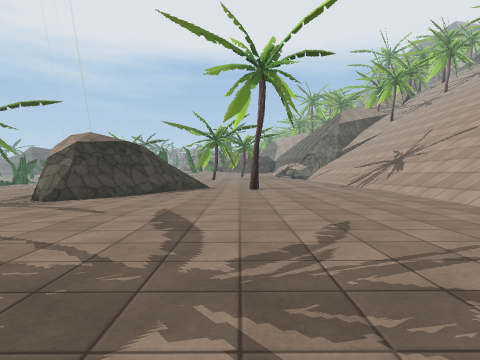
[1] (above)

24 first-person views from a walk through a Unity game level. The camera is 1.2 m above the floor, tilts 2° down and sees 75° across. The floor is counted in squares, 2 m on a side. Each view is taken from the middle of a square. On the plan, view 1 faces up. The plan holds only what a view shows up to about 9 squares ahead; the rest is blank. The place goes on beyond the plan. The player character is not drawn. Some surface patterns are stand-ins.

[2]
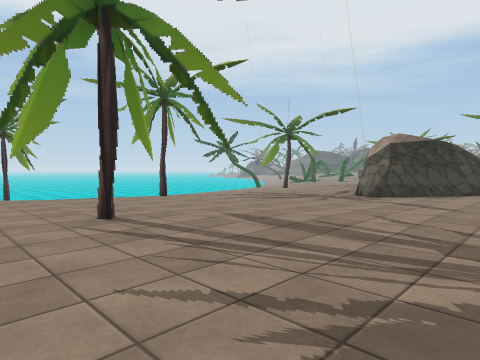

[3]
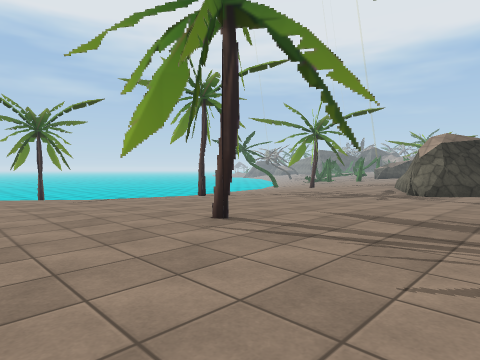

[4]
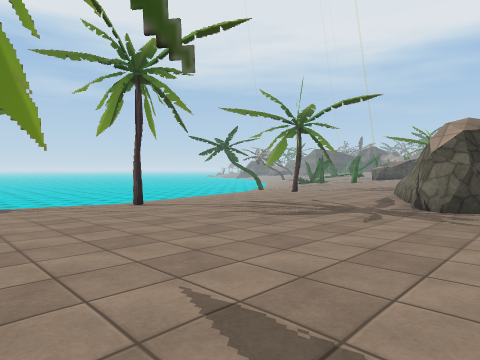

[5]
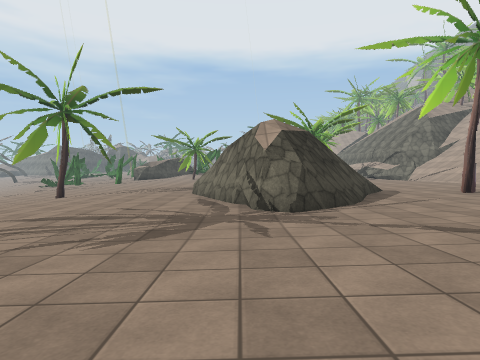

[6]
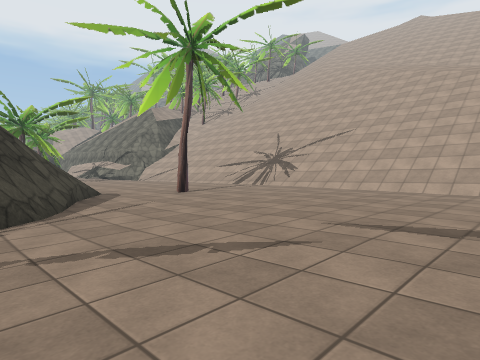

[7]
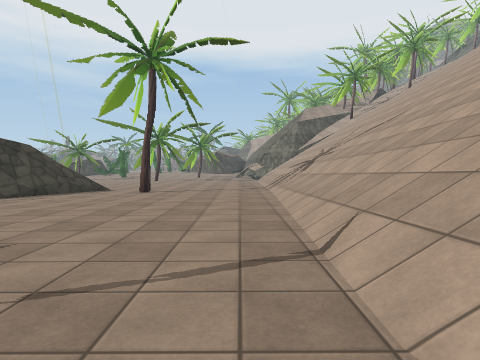

[8]
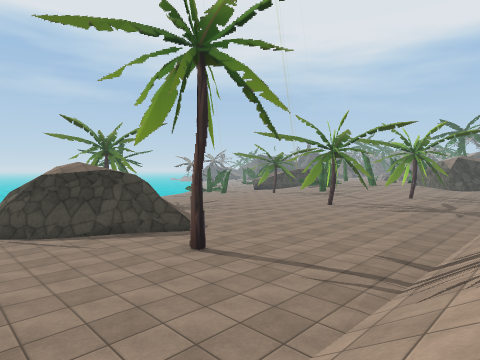

[9]
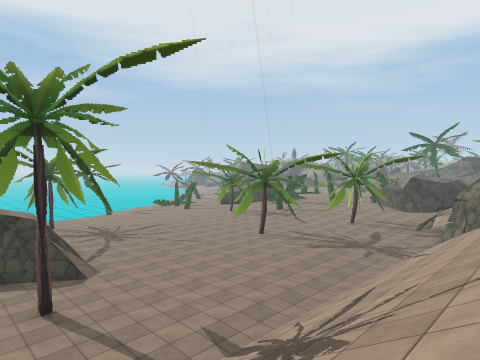

[10]
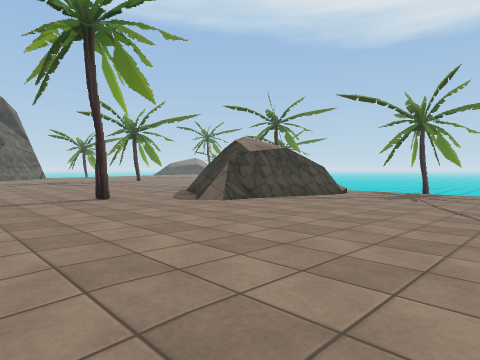

[11]
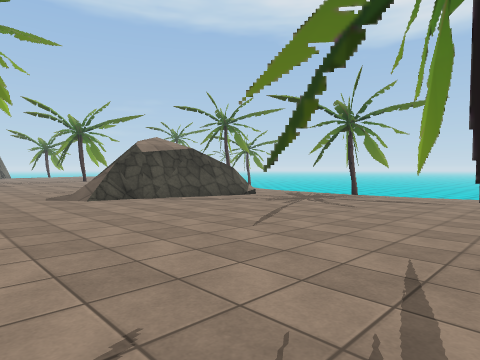

[12]
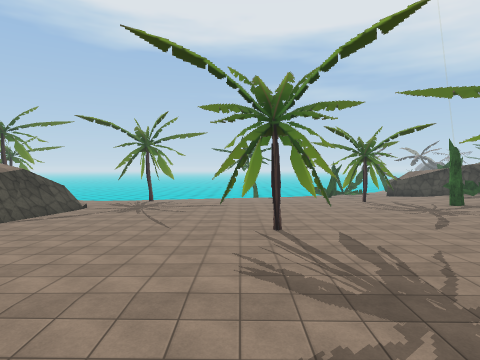

[13]
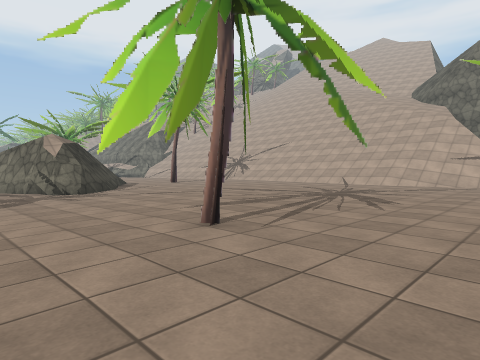

[14]
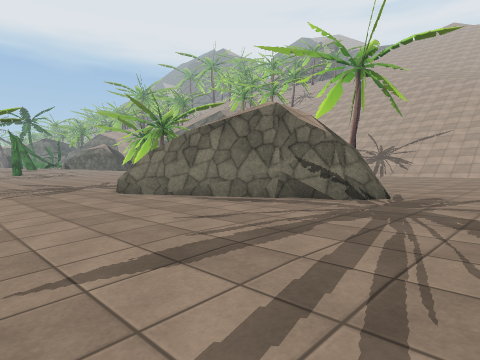

[15]
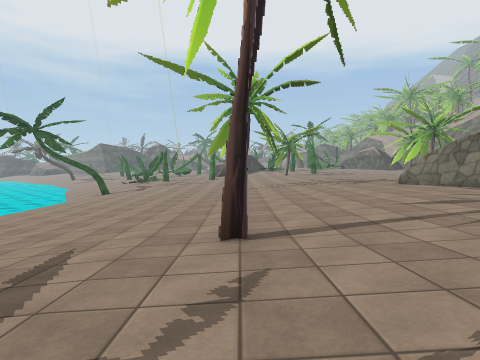

[16]
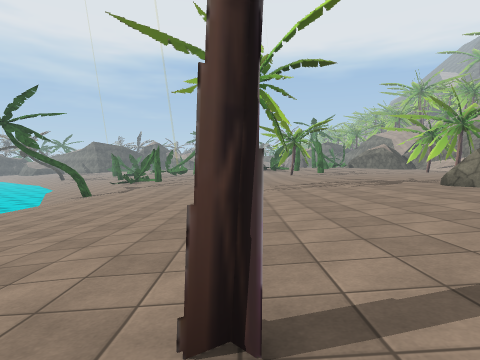

[17]
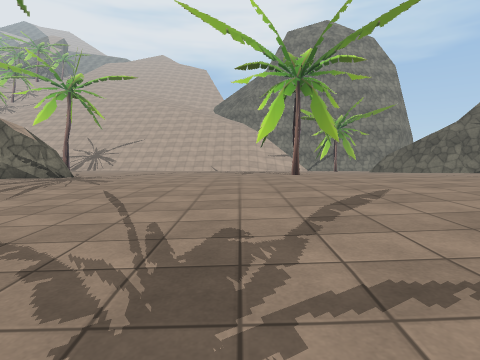

[18]
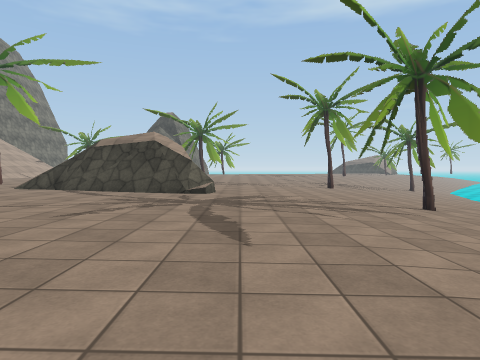

[19]
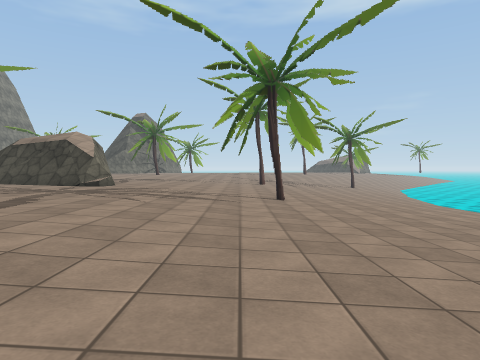

[20]
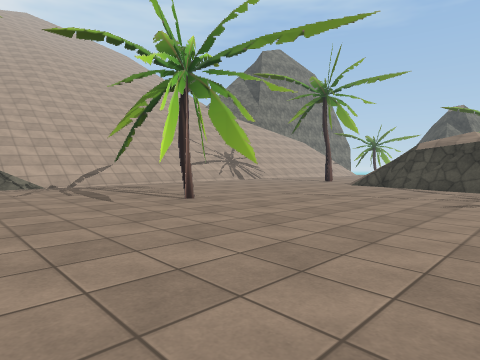

[21]
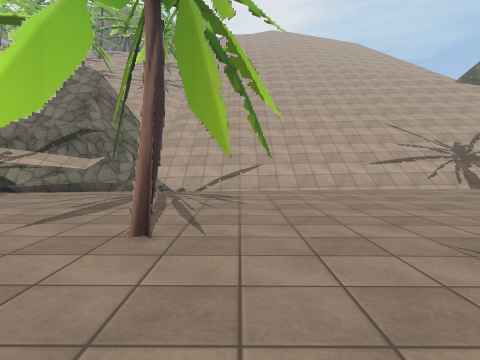

[22]
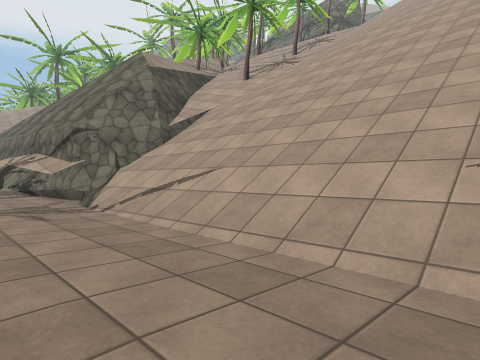

[23]
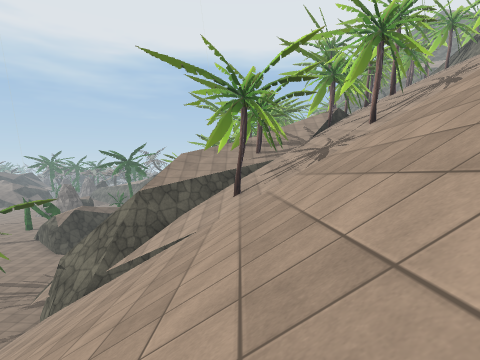

[24]
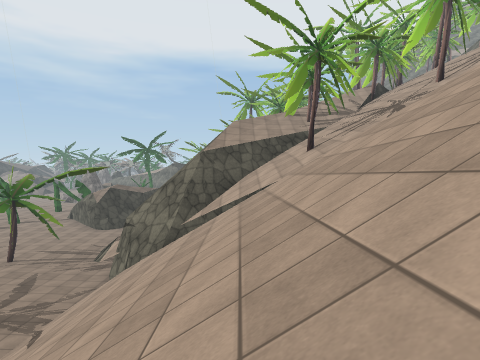

### Floor plan
Key: @ floor where view 1 was taken; # wall or solid block; . main floor; - floor 0.5 m lower than the main floor; _ floor 0.75 m lower than the main floor; < floor 1.25 m lower than the main floor; ( floor 1.5 m lower than the main floor; ! floor 2 m lower than the main floor; / step, stairs or slope; = window, fence, low wall or low ledge; T thing the floor can be seen under or through.
Columns run from 17 left of view 1 to 12 right of it. Each row starts with its distance up from view 1.
 21            ...      .####  ##
 20        -    ..      ..##=  /##
 19       __- -....T T ..///////
 18      ___---.....T....////////
 17     ____---...TTT..../////////
 16     ____---.. ... .../////////
 15      ___---....... ../////////
 14   (<< __  -........../////////
 13 (((<<_# ---........../// ////
 12 (((<< __---..... ....///// /
 11 !((< __ ---####. ..  ////
 10 !(( <___ --##==#TTT..//////
  9  (((<___---.#=## TT..//////
  8  ((( ___---.#=# ... ./////
  7   ((<___- -..#..... ./////
  6    (< _  --..........////
  5    <<_#__---.........////
  4       _ ---..........////
  3      ___ - ..........//
  2     ___--..T..  ...../
  1      __--...TT.......
  0      _--...TT ...@ ..
 -1      ---.. ..T....
 -2           .... .
 -3            ..

Where each view was taken, in squares from view 1:
view 1: 0 up, 0 right, facing up
view 2: 1 down, 1 left, facing up-left
view 3: 2 down, 2 left, facing up-left
view 4: 1 up, 3 left, facing up-left
view 5: 2 up, 5 left, facing up
view 6: 3 up, 4 left, facing up-right
view 7: 1 up, 3 right, facing up
view 8: 6 up, 5 right, facing up-left
view 9: 8 up, 7 right, facing up-left
view 10: 16 up, 3 right, facing down-left
view 11: 18 up, 1 right, facing down-left
view 12: 17 up, 5 right, facing left
view 13: 2 down, 7 left, facing up-right
view 14: 5 up, 9 left, facing up-right
view 15: 2 up, 11 left, facing up
view 16: 4 up, 11 left, facing up
view 17: 2 up, 13 left, facing right
view 18: 19 up, 7 left, facing down
view 19: 20 up, 10 left, facing down
view 20: 21 up, 6 left, facing down-right
view 21: 17 up, 4 left, facing right
view 22: 13 up, 2 right, facing up-right
view 23: 12 up, 10 right, facing up
view 24: 12 up, 8 right, facing up
